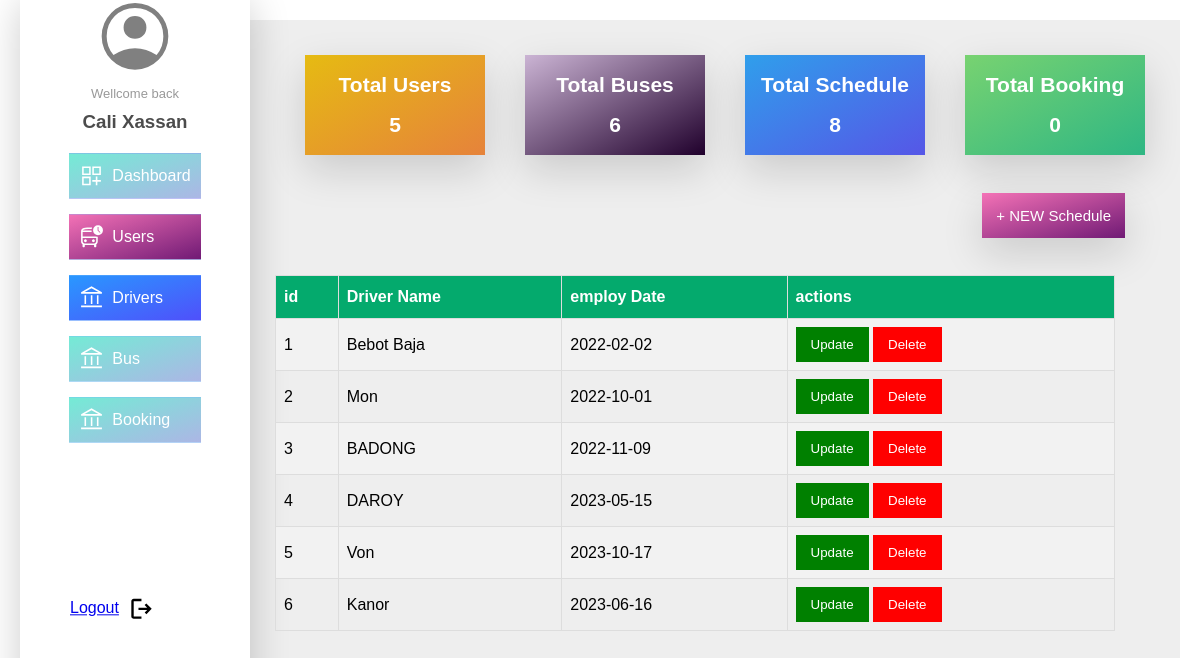
The app's page /driverPage.php (signed in) with its own data.
### tables this page shows
CREATE TABLE `users` (
  `id` int NOT NULL primary key auto_increment,
  `firstname` varchar(255) NOT NULL,
  `lastname` varchar(255) NOT NULL,
  `email` varchar(255) NOT NULL,
   `password` varchar(255) NOT NULL,
   `phone` int NOT NULL,
  `imageUrl` varchar(255) NULL,

  `role` varchar(20) NOT NULL
);

CREATE TABLE `driver` (
  `id` int NOT NULL primary key auto_increment,
  `driverName` varchar(50) NOT NULL,
  `employDate` date NOT NULL
);

### authentication/user.php (called while the page is built, shortened)
<?php
$hostname ="localhost";
$username = "root";
$password = "12345678";
$dabaseName = "busscheduledb";
$connection = mysqli_connect($hostname, $username, $password) or
        die ('Unable to connect. Check your connection parameters.');
        mysqli_select_db($connection, $dabaseName ) or die(mysqli_error($connection));
$userId =  $_SESSION["MEMBER_ID"];
$sql = "SELECT * FROM users WHERE id = '$userId'";
$user =  mysqli_query($connection,$sql);
 $arr = array();
 if(mysqli_num_rows($user))
        while($row = mysqli_fetch_assoc($user))
            $arr[] = $row;
        $userJson = json_encode($arr);
?>

### getJson.php (called while the page is built, shortened)
<?php
  include "./includes/connection.php";
  $usersSql = 'SELECT * FROM users;';
  $resultrouteSql = mysqli_query($connection,$usersSql);
  $driverSql = 'SELECT * FROM driver';
  $resultdriverSql = mysqli_query($connection,$driverSql);
  $arrDriver = array();
  if(mysqli_num_rows( $resultdriverSql ))
       while($row=mysqli_fetch_assoc( $resultdriverSql ))
            $arrDriver[] = $row;
  $driverJson = json_encode($arrDriver);
  $counting = "SELECT * from schedule";
  $scheduleCountResult = mysqli_query($connection,$counting);
  $schedulecount=mysqli_num_rows($scheduleCountResult);
  $book = "SELECT * from bookings";
  $bookCountResult = mysqli_query($connection,$book);
  $bookcount=mysqli_num_rows($bookCountResult );
  $user = "SELECT * from users";
  $userCountResult = mysqli_query($connection,$user);
  $usercount=mysqli_num_rows($userCountResult);
  $bus = "SELECT * from bus";
  $busCountResult = mysqli_query($connection,$bus);
  $buscount=mysqli_num_rows($busCountResult);
?>

### driverPage.php (the view, shortened to what this page needs)
<!DOCTYPE html>
<html lang="en">
  <head>
     <link rel="stylesheet" href="./css/home.css?v=<?php echo time(); ?>" />
    <link rel="stylesheet" href="./css/header.css?v=<?php echo time(); ?>" />
    <link rel="stylesheet" href="./css/card.css" />
    <link rel="stylesheet" href="./css/button.css" />
    <link rel="stylesheet" href="./css/footer.css" />
    <link rel="stylesheet" href="./css/ticket.css" />
    <link rel="stylesheet" href="./css/cleintdashboard.css?v=<?php echo time(); ?>" />
    <link rel="stylesheet" href="./css/index.css?v=<?php echo time(); ?>" />
    <link rel="stylesheet" href="./css/alertmsg.css?v=<?php echo time(); ?>" />
    <link rel="stylesheet" href="./css/table.css?v=<?php echo time(); ?>" />
  </head>
  <?php
  require "./authentication/user.php";
  require './getJson.php';
  $userData = json_decode($userJson);
  $driverData = json_decode($driverJson);
  ?>
  <body>
    <section class="dashboard">
      <div class="dashboard__sidebar">
        <div class="dashboard__profile">
          <div class="dashboard__profile__image">
          <?php foreach($userData as $user){
            $data = get_object_vars($user);
             if($data["imageUrl"]){ ?>
             <img src="./uploads/IMG-user<?=$data["imageUrl"]?>" alt="profile">
            <?php } else { ?>
              <img src="./uploads/IMG-user.svg" alt="profile" />
            <?php } ?>
          </div>
          <p>Wellcome back</p>
            <h3><?php echo $data["firstname"] . " " . $data["lastname"];?></h3>
          <?php } ?>
        </div>
          <div class="dashboard__menu">
          <ul>
            <li class="active">
              <a href="./index.php" >
                <img src="./image/dashboard-icon.svg" alt="dashboard" /> dashboard</a
              >
            </li>
            <li>
              <a href="./usersPage.php">
                <img src="./image/myticket.svg" alt="myticket" /> Users</a
              >
            </li>
            <li>
              <a href="./driverPage.php">
                <img src="./image/account.svg" alt="accountbank" />
                Drivers</a
              >
            </li>
            <li>
              <a href="./busPage.php">
                <img src="./image/account.svg" alt="accountbank" />
                Bus</a
              >
            </li>
            <li>
              <a href="./bookingPage.php">
                <img src="./image/account.svg" alt="accountbank" />
                Booking</a
              >
            </li>
          </ul>
        </div>
        <a href="./authentication/logout.php" class="exit"> Logout<img src="./image/exit.svg" alt="exit"></a>
      </div>
      <div class="dashboard__content" >
      <div class="dashboard__summary">
            <div class="dashboard__summary__box">
                <h1>total users</h1>
                <h1><?php echo $usercount ?></h1>
            </div>
            <div class="dashboard__summary__box">
                <h1>total buses</h1>
                <h1><?php echo $buscount;?></h1>
            </div>
            <div class="dashboard__summary__box">
                <h1>total schedule</h1>
                 <h1><?php echo $schedulecount?></h1>
            </div>
            <div class="dashboard__summary__box">
                <h1>total Booking</h1>
                <h1><?php echo $bookcount?></h1>
            </div>
        </div>
      <div class="addNewsBox">
        <button class="addNewBtn"> + NEW schedule</button>
      </div>
      <div class="information">
        <table id="users">
         <tr>
           <th>id</th>
           <th>Driver Name</th>
           <th>employ Date </th>
           <th>actions</th>
        </tr>
           <?php
             foreach($driverData as $data){
            $driver = get_object_vars($data);
            $id = $driver["id"];
            $driverName = $driver["driverName"];
            $employDate = $driver['employDate'];
            ?>
            <tr data-id="<?php echo $id?>">
            <td><?php echo $id;?></td>
            <td><?php echo $driverName;?></td>
            <td><?php echo $employDate;?></td>
            <td>
                <button type="submit" class="editeBtn" name="update">Update</button>
                <button type="submit" name="deleteBtn" class="deleteBtn">Delete</button>
            </td>
            </tr>
            <?php
           }
           ?>
      </table>
      </div>
    </section>
  </body>
</html>

### css/home.css (style rules this page uses)
:root { ---color-primary: #55c57a; ---color-primary-light: #80d671; ---color-primary-dark: #28b485; ---color-secondary-light: #ffb900; ---color-secondary-dark: #ff7730; ---color-tertiary-light: #2998ff; ---color-tertiary-dark: #5643fa; ---color-grey-light-1: #f7f7f7; ---color-grey-light-2: #eee; ---color-grey-dark: #777; ---color-grey-dark-2: #999; ---color-grey-dark-3: #333; ---color-white: #fff; ---color-black: #000; ---default-font-size: 1.6rem; }
html { font-size: 62.5%; }
* { margin: 0; padding: 0; box-sizing: border-box; }
body { font-size: var(---default-font-size); padding: 2rem; }
section { background-color: var(---color-grey-light-2); }

### css/header.css (style rules this page uses)
:root { ---color-primary: #55c57a; ---color-primary-light: #80d671; ---color-primary-dark: #28b485; ---color-secondary-light: #ffb900; ---color-secondary-dark: #ff7730; ---color-tertiary-light: #2998ff; ---color-tertiary-dark: #5643fa; ---color-grey-light-1: #f7f7f7; ---color-grey-light-2: #eee; ---color-grey-dark: #777; ---color-grey-dark-2: #999; ---color-grey-dark-3: #333; ---color-white: #fff; ---color-black: #000; ---default-font-size: 1.6rem; }
html { font-size: 62.5%; }
* { margin: 0; padding: 0; box-sizing: border-box; }
body { font-size: var(---default-font-size); font-family: Arial, Helvetica, sans-serif; padding: 2rem; }

### css/card.css (style rules this page uses)
:root { ---color-primary: #55c57a; ---color-primary-light: #80d671; ---color-primary-dark: #28b485; ---color-secondary-light: #ffb900; ---color-secondary-dark: #ff7730; ---color-tertiary-light: #2998ff; ---color-tertiary-dark: #5643fa; ---color-grey-light-1: #f7f7f7; ---color-grey-light-2: #eee; ---color-grey-dark: #777; ---color-grey-dark-2: #999; ---color-grey-dark-3: #333; ---color-white: #fff; ---color-black: #000; ---default-font-size: 1.6rem; }

### css/footer.css (style rules this page uses)
:root { ---color-primary: #55c57a; ---color-primary-light: #80d671; ---color-primary-dark: #28b485; ---color-secondary-light: #ffb900; ---color-secondary-dark: #ff7730; ---color-tertiary-light: #2998ff; ---color-tertiary-dark: #5643fa; ---color-grey-light-1: #f7f7f7; ---color-grey-light-2: #eee; ---color-grey-dark: #777; ---color-grey-dark-2: #999; ---color-grey-dark-3: #333; ---color-white: #fff; ---color-black: #000; ---default-font-size: 1.6rem; }

### css/ticket.css (style rules this page uses)
:root { ---color-primary: #55c57a; ---color-primary-light: #80d671; ---color-primary-dark: #28b485; ---color-secondary-light: #ffb900; ---color-secondary-dark: #ff7730; ---color-tertiary-light: #2998ff; ---color-tertiary-dark: #5643fa; ---color-grey-light-1: #f7f7f7; ---color-grey-light-2: #eee; ---color-grey-dark: #777; ---color-grey-dark-2: #999; ---color-grey-dark-3: #333; ---color-white: #fff; ---color-black: #000; ---default-font-size: 1.6rem; }
.booking-table td, th { text-align: left; padding: 8px; }

### css/index.css (style rules this page uses)
:root { ---color-primary: #55c57a; ---color-primary-light: #80d671; ---color-primary-dark: #28b485; ---color-secondary-light: #ffb900; ---color-secondary-dark: #ff7730; ---color-tertiary-light: #2998ff; ---color-tertiary-dark: #5643fa; ---color-grey-light-1: #f7f7f7; ---color-grey-light-2: #eee; ---color-grey-dark: #777; ---color-grey-dark-2: #999; ---color-grey-dark-3: #333; ---color-white: #fff; ---color-black: #000; ---default-font-size: 1.6rem; }
html { font-size: 62.5%; }
.dashboard { overflow: scroll; }
.dashboard__summary { display: flex; justify-content: space-between; width: 100%; color: white; margin-bottom: 4rem; }
.dashboard__summary__box { background-color: var(---color-primary); width: 18rem; font-size: 1.4rem; height: 10rem; display: flex; flex-direction: column; align-items: center; justify-content: space-around; text-transform: capitalize; padding: 1rem 0rem; box-shadow: 0 1.5rem 4rem rgba(0, 0, 0, 0.15); }
.addNewsBox { padding: 2rem; height: 1rem; width: 100%; margin-bottom: 4rem; display: flex; justify-content: flex-end; align-items: center; }
.addNewsBox .addNewBtn { font-size: 1.5rem; color: white; padding: 1.4rem; border: none; text-transform: capitalize; box-shadow: 0 1.5rem 4rem rgba(0, 0, 0, 0.15); }

### records on screen
users: firstname "Cali", lastname "Xassan"
driver: id "1", driverName "Bebot Baja", employDate "2022-02-02"
driver: id "2", driverName "Mon", employDate "2022-10-01"
driver: id "3", driverName "BADONG", employDate "2022-11-09"
driver: id "4", driverName "DAROY", employDate "2023-05-15"
driver: id "5", driverName "Von", employDate "2023-10-17"
driver: id "6", driverName "Kanor", employDate "2023-06-16"

### other values on screen
$usercount "5"
$buscount "6"
$schedulecount "8"
$bookcount "0"
